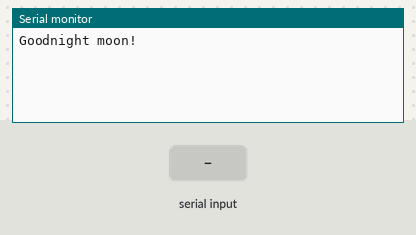
Simulated run of this sketch. Board: Arduino Leonardo, built with avr-gcc and run on an emulated ATmega32U4. On the bench: the last lines printed to the serial monitor. Inputs (shaded band) come from the test bench.

Above: at 2.7 s.
2.8 s: "1" received over the second serial link
At 3.7 s:
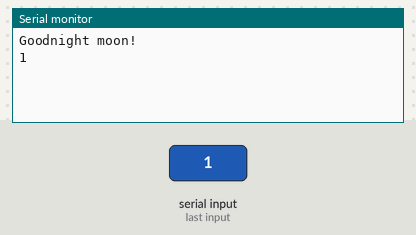
4.3 s: "0" received over the second serial link
At 4.9 s:
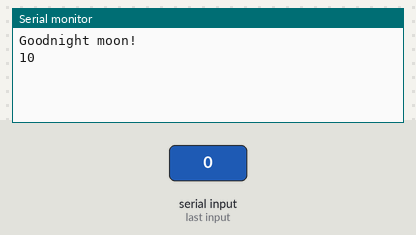

The sketch:

BTCom.ino
```cpp
#define BT_9600BAUD 	A5
#define BT_CONNECTED	A4
#define BT_MODE		A3
#define BT_RX		12
#define BT_TX		13
#define BT_RESET	11

#define VDIP_CLOCK	6
#define VDIP_MOSI	7
#define VDIP_MISO	8
#define VDIP_CS		9
#define VDIP_RESET	10

#define LED_POWER	A2
#define LED_INDICATE	A1

#define BUTTON		A0
#define TONEPIN		5

#include <SoftwareSerial.h>

SoftwareSerial mySerial(BT_RX, BT_TX); // RX, TX

void setup()
{
  pinMode(BT_RESET, INPUT);
  digitalWrite(BT_RESET, LOW);
  pinMode(BT_RESET, OUTPUT);
  delay(500);
  pinMode(BT_RESET, INPUT);
  delay(1000);
  Serial.begin(9600);
  while (!Serial) {
    ; // wait for serial port to connect. Needed for Leonardo only
  }


  Serial.println("Goodnight moon!");

  // set the data rate for the SoftwareSerial port
  mySerial.begin(9600);
}

void loop() // run over and over
{
  if (mySerial.available())
    Serial.write(mySerial.read());
  if (Serial.available())
    mySerial.write(Serial.read());
}
```

Measured:
- after the input at 2.8 s, the serial monitor: prints a new line at once (image 1)
- after the input at 4.3 s, the serial monitor: prints a new line at once (image 2)
